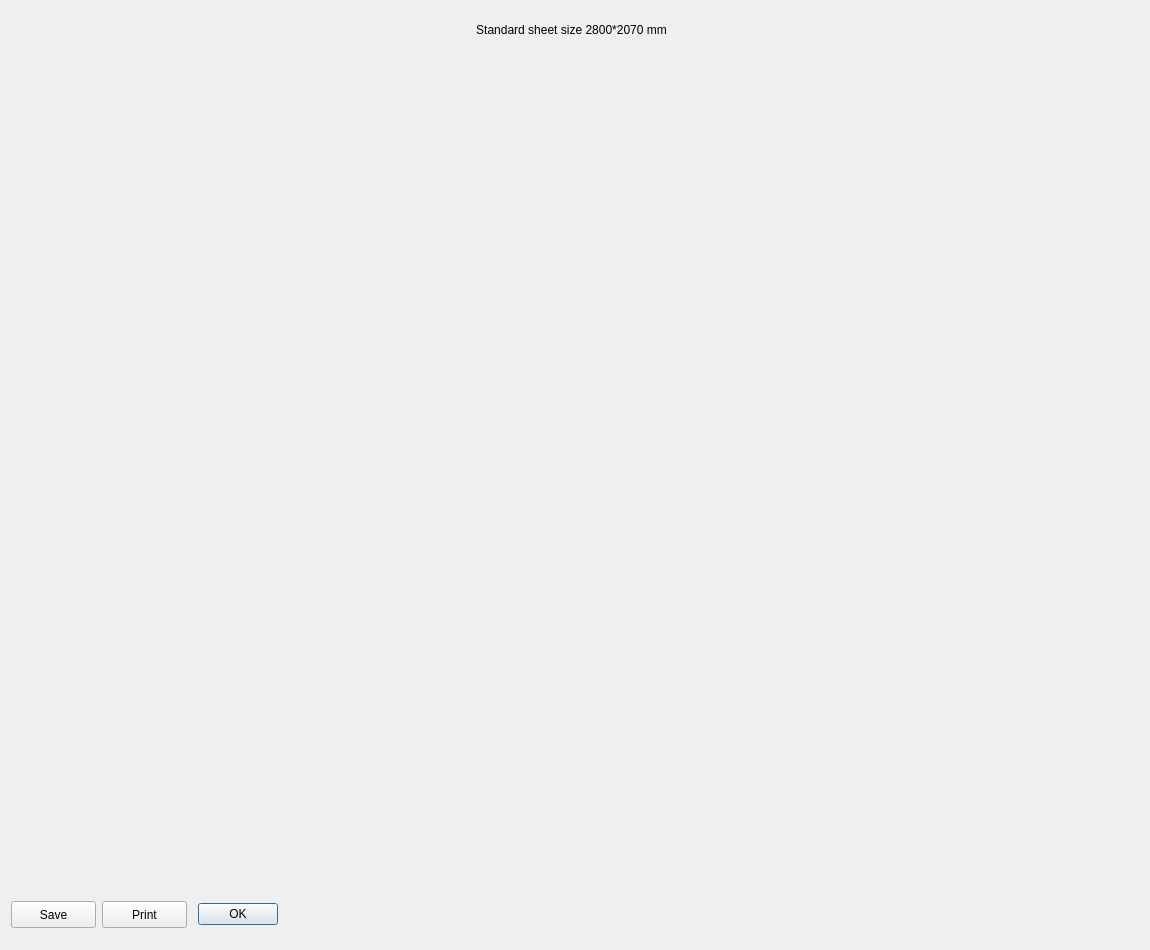
<?xml version="1.0" encoding="UTF-8"?>
<ui version="4.0">
 <class>Dialog</class>
 <widget class="QDialog" name="Dialog">
  <property name="geometry">
   <rect>
    <x>0</x>
    <y>0</y>
    <width>1150</width>
    <height>950</height>
   </rect>
  </property>
  <property name="windowTitle">
   <string>Dialog</string>
  </property>
  <widget class="QDialogButtonBox" name="buttonBox">
   <property name="geometry">
    <rect>
     <x>193</x>
     <y>901</y>
     <width>85</width>
     <height>27</height>
    </rect>
   </property>
   <property name="orientation">
    <enum>Qt::Horizontal</enum>
   </property>
   <property name="standardButtons">
    <set>QDialogButtonBox::Ok</set>
   </property>
  </widget>
  <widget class="QWidget" name="widget_background_obj" native="true">
   <property name="geometry">
    <rect>
     <x>10</x>
     <y>60</y>
     <width>1120</width>
     <height>828</height>
    </rect>
   </property>
  </widget>
  <widget class="QPushButton" name="Print_Button">
   <property name="geometry">
    <rect>
     <x>102</x>
     <y>901</y>
     <width>85</width>
     <height>27</height>
    </rect>
   </property>
   <property name="text">
    <string>Print</string>
   </property>
  </widget>
  <widget class="QPushButton" name="Button_save">
   <property name="geometry">
    <rect>
     <x>11</x>
     <y>901</y>
     <width>85</width>
     <height>27</height>
    </rect>
   </property>
   <property name="text">
    <string>Save</string>
   </property>
  </widget>
  <widget class="QLabel" name="label_Text_title">
   <property name="geometry">
    <rect>
     <x>16</x>
     <y>20</y>
     <width>1111</width>
     <height>20</height>
    </rect>
   </property>
   <property name="text">
    <string>Standard sheet size 2800*2070 mm</string>
   </property>
   <property name="alignment">
    <set>Qt::AlignCenter</set>
   </property>
  </widget>
 </widget>
 <resources/>
 <connections>
  <connection>
   <sender>buttonBox</sender>
   <signal>accepted()</signal>
   <receiver>Dialog</receiver>
   <slot>accept()</slot>
   <hints>
    <hint type="sourcelabel">
     <x>248</x>
     <y>254</y>
    </hint>
    <hint type="destinationlabel">
     <x>157</x>
     <y>274</y>
    </hint>
   </hints>
  </connection>
  <connection>
   <sender>buttonBox</sender>
   <signal>rejected()</signal>
   <receiver>Dialog</receiver>
   <slot>reject()</slot>
   <hints>
    <hint type="sourcelabel">
     <x>316</x>
     <y>260</y>
    </hint>
    <hint type="destinationlabel">
     <x>286</x>
     <y>274</y>
    </hint>
   </hints>
  </connection>
 </connections>
</ui>
